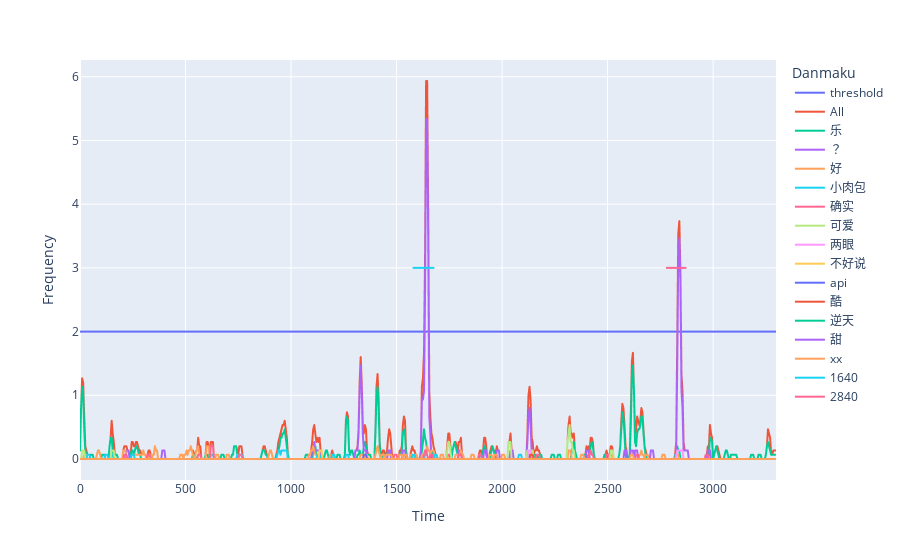

Write notebook code for a chart like this one.
### Code cell
selected_danmaku = [item["text"] for item in time_list_text_sorted]

time_list_selected = {"All": time_list_tot}
for text in selected_danmaku:
    time_list_selected[text] = time_list_text[text]


data = []
data.append(["threshold", 0, threshold])
data.append(["threshold", max_time, threshold])
for text in time_list_selected:
    x, y = calc_freq_map(time_list_selected[text], max_time)
    for i in range(len(x)):
        data.append([text, x[i], y[i]])
for item in hotspot_list:
    data.append([str(item["time"]), item["start"], threshold + 1])
    data.append([str(item["time"]), item["end"], threshold + 1])
df = pd.DataFrame(data, columns=["Danmaku", "Time", "Frequency"])

fig = px.line(df, x="Time", y="Frequency", color="Danmaku")
fig.show()

### Figure 1 — Plotly figure (JSON) as saved in the notebook; plotly's stock layout.template omitted (floating-point values rounded to 4 significant figures; data arrays with more than 128 entries replaced by an {"elided": "..."} marker saying what was removed)
{"data": [{"hovertemplate": "Danmaku=threshold<br>Time=%{x}<br>Frequency=%{y}<extra></extra>", "legendgroup": "threshold", "line": {"color": "#636efa", "dash": "solid"}, "marker": {"symbol": "circle"}, "mode": "lines", "name": "threshold", "showlegend": true, "type": "scattergl", "x": [0, 3298], "xaxis": "x", "y": [2, 2], "yaxis": "y"}, {"hovertemplate": "Danmaku=All<br>Time=%{x}<br>Frequency=%{y}<extra></extra>", "legendgroup": "All", "line": {"color": "#EF553B", "dash": "solid"}, "marker": {"symbol": "circle"}, "mode": "lines", "name": "All", "showlegend": true, "type": "scattergl", "x": {"elided": "660 int values"}, "xaxis": "x", "y": {"elided": "660 float values"}, "yaxis": "y"}, {"hovertemplate": "Danmaku=乐<br>Time=%{x}<br>Frequency=%{y}<extra></extra>", "legendgroup": "乐", "line": {"color": "#00cc96", "dash": "solid"}, "marker": {"symbol": "circle"}, "mode": "lines", "name": "乐", "showlegend": true, "type": "scattergl", "x": {"elided": "660 int values"}, "xaxis": "x", "y": {"elided": "660 float values"}, "yaxis": "y"}, {"hovertemplate": "Danmaku=？<br>Time=%{x}<br>Frequency=%{y}<extra></extra>", "legendgroup": "？", "line": {"color": "#ab63fa", "dash": "solid"}, "marker": {"symbol": "circle"}, "mode": "lines", "name": "？", "showlegend": true, "type": "scattergl", "x": {"elided": "660 int values"}, "xaxis": "x", "y": {"elided": "660 float values"}, "yaxis": "y"}, {"hovertemplate": "Danmaku=好<br>Time=%{x}<br>Frequency=%{y}<extra></extra>", "legendgroup": "好", "line": {"color": "#FFA15A", "dash": "solid"}, "marker": {"symbol": "circle"}, "mode": "lines", "name": "好", "showlegend": true, "type": "scattergl", "x": {"elided": "660 int values"}, "xaxis": "x", "y": {"elided": "660 float values"}, "yaxis": "y"}, {"hovertemplate": "Danmaku=小肉包<br>Time=%{x}<br>Frequency=%{y}<extra></extra>", "legendgroup": "小肉包", "line": {"color": "#19d3f3", "dash": "solid"}, "marker": {"symbol": "circle"}, "mode": "lines", "name": "小肉包", "showlegend": true, "type": "scattergl", "x": {"elided": "660 int values"}, "xaxis": "x", "y": {"elided": "660 float values"}, "yaxis": "y"}, {"hovertemplate": "Danmaku=确实<br>Time=%{x}<br>Frequency=%{y}<extra></extra>", "legendgroup": "确实", "line": {"color": "#FF6692", "dash": "solid"}, "marker": {"symbol": "circle"}, "mode": "lines", "name": "确实", "showlegend": true, "type": "scattergl", "x": {"elided": "660 int values"}, "xaxis": "x", "y": {"elided": "660 float values"}, "yaxis": "y"}, {"hovertemplate": "Danmaku=可爱<br>Time=%{x}<br>Frequency=%{y}<extra></extra>", "legendgroup": "可爱", "line": {"color": "#B6E880", "dash": "solid"}, "marker": {"symbol": "circle"}, "mode": "lines", "name": "可爱", "showlegend": true, "type": "scattergl", "x": {"elided": "660 int values"}, "xaxis": "x", "y": {"elided": "660 float values"}, "yaxis": "y"}, {"hovertemplate": "Danmaku=两眼<br>Time=%{x}<br>Frequency=%{y}<extra></extra>", "legendgroup": "两眼", "line": {"color": "#FF97FF", "dash": "solid"}, "marker": {"symbol": "circle"}, "mode": "lines", "name": "两眼", "showlegend": true, "type": "scattergl", "x": {"elided": "660 int values"}, "xaxis": "x", "y": {"elided": "660 float values"}, "yaxis": "y"}, {"hovertemplate": "Danmaku=不好说<br>Time=%{x}<br>Frequency=%{y}<extra></extra>", "legendgroup": "不好说", "line": {"color": "#FECB52", "dash": "solid"}, "marker": {"symbol": "circle"}, "mode": "lines", "name": "不好说", "showlegend": true, "type": "scattergl", "x": {"elided": "660 int values"}, "xaxis": "x", "y": {"elided": "660 float values"}, "yaxis": "y"}, {"hovertemplate": "Danmaku=api<br>Time=%{x}<br>Frequency=%{y}<extra></extra>", "legendgroup": "api", "line": {"color": "#636efa", "dash": "solid"}, "marker": {"symbol": "circle"}, "mode": "lines", "name": "api", "showlegend": true, "type": "scattergl", "x": {"elided": "660 int values"}, "xaxis": "x", "y": {"elided": "660 float values"}, "yaxis": "y"}, {"hovertemplate": "Danmaku=酷<br>Time=%{x}<br>Frequency=%{y}<extra></extra>", "legendgroup": "酷", "line": {"color": "#EF553B", "dash": "solid"}, "marker": {"symbol": "circle"}, "mode": "lines", "name": "酷", "showlegend": true, "type": "scattergl", "x": {"elided": "660 int values"}, "xaxis": "x", "y": {"elided": "660 float values"}, "yaxis": "y"}, {"hovertemplate": "Danmaku=逆天<br>Time=%{x}<br>Frequency=%{y}<extra></extra>", "legendgroup": "逆天", "line": {"color": "#00cc96", "dash": "solid"}, "marker": {"symbol": "circle"}, "mode": "lines", "name": "逆天", "showlegend": true, "type": "scattergl", "x": {"elided": "660 int values"}, "xaxis": "x", "y": {"elided": "660 int values"}, "yaxis": "y"}, {"hovertemplate": "Danmaku=甜<br>Time=%{x}<br>Frequency=%{y}<extra></extra>", "legendgroup": "甜", "line": {"color": "#ab63fa", "dash": "solid"}, "marker": {"symbol": "circle"}, "mode": "lines", "name": "甜", "showlegend": true, "type": "scattergl", "x": {"elided": "660 int values"}, "xaxis": "x", "y": {"elided": "660 int values"}, "yaxis": "y"}, {"hovertemplate": "Danmaku=xx<br>Time=%{x}<br>Frequency=%{y}<extra></extra>", "legendgroup": "xx", "line": {"color": "#FFA15A", "dash": "solid"}, "marker": {"symbol": "circle"}, "mode": "lines", "name": "xx", "showlegend": true, "type": "scattergl", "x": {"elided": "660 int values"}, "xaxis": "x", "y": {"elided": "660 int values"}, "yaxis": "y"}, {"hovertemplate": "Danmaku=1640<br>Time=%{x}<br>Frequency=%{y}<extra></extra>", "legendgroup": "1640", "line": {"color": "#19d3f3", "dash": "solid"}, "marker": {"symbol": "circle"}, "mode": "lines", "name": "1640", "showlegend": true, "type": "scattergl", "x": [1580, 1675], "xaxis": "x", "y": [3, 3], "yaxis": "y"}, {"hovertemplate": "Danmaku=2840<br>Time=%{x}<br>Frequency=%{y}<extra></extra>", "legendgroup": "2840", "line": {"color": "#FF6692", "dash": "solid"}, "marker": {"symbol": "circle"}, "mode": "lines", "name": "2840", "showlegend": true, "type": "scattergl", "x": [2780, 2870], "xaxis": "x", "y": [3, 3], "yaxis": "y"}], "layout": {"legend": {"title": {"text": "Danmaku"}, "tracegroupgap": 0}, "margin": {"t": 60}, "xaxis": {"anchor": "y", "domain": [0, 1], "title": {"text": "Time"}}, "yaxis": {"anchor": "x", "domain": [0, 1], "title": {"text": "Frequency"}}}}
